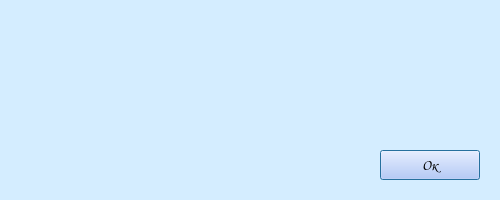
<?xml version="1.0" encoding="UTF-8"?>
<ui version="4.0">
 <class>Dialog</class>
 <widget class="QDialog" name="Dialog">
  <property name="windowModality">
   <enum>Qt::ApplicationModal</enum>
  </property>
  <property name="geometry">
   <rect>
    <x>0</x>
    <y>0</y>
    <width>500</width>
    <height>200</height>
   </rect>
  </property>
  <property name="windowTitle">
   <string>Message</string>
  </property>
  <property name="styleSheet">
   <string notr="true">background-color: rgb(212, 237, 255);</string>
  </property>
  <widget class="QLabel" name="label">
   <property name="geometry">
    <rect>
     <x>20</x>
     <y>20</y>
     <width>460</width>
     <height>120</height>
    </rect>
   </property>
   <property name="font">
    <font>
     <family>Comic Sans MS</family>
     <pointsize>14</pointsize>
    </font>
   </property>
   <property name="text">
    <string/>
   </property>
   <property name="alignment">
    <set>Qt::AlignLeading|Qt::AlignLeft|Qt::AlignTop</set>
   </property>
   <property name="wordWrap">
    <bool>true</bool>
   </property>
  </widget>
  <widget class="QPushButton" name="okButton">
   <property name="geometry">
    <rect>
     <x>380</x>
     <y>150</y>
     <width>100</width>
     <height>30</height>
    </rect>
   </property>
   <property name="font">
    <font>
     <family>Comic Sans MS</family>
     <pointsize>11</pointsize>
     <weight>75</weight>
     <bold>true</bold>
    </font>
   </property>
   <property name="styleSheet">
    <string notr="true">background-color: rgb(180, 197, 255);</string>
   </property>
   <property name="text">
    <string>Ок</string>
   </property>
  </widget>
 </widget>
 <resources/>
 <connections/>
</ui>
